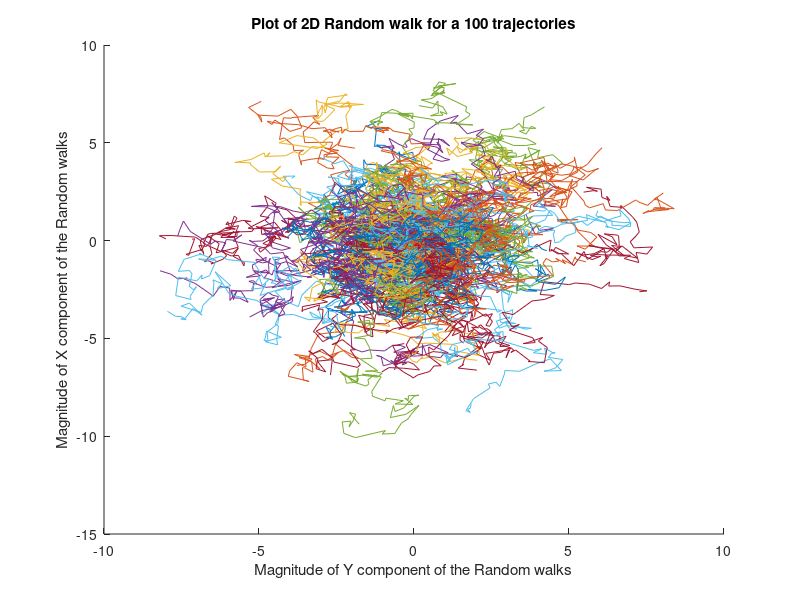
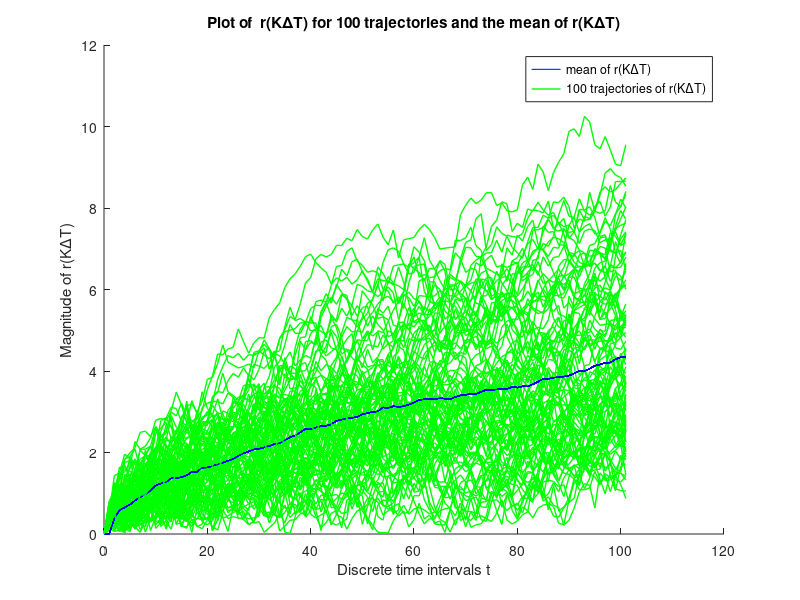

These figures' MATLAB source, in order:
clear all
close all
clc

dt = 0.1;
R_full = [];
R_E = [0];
figure;
% Generate a 100 trajectories of the random walk starting with zero initial conditions 
for i = 1:100
   X = [0];
   Y = [0]; 
   R = [0];
  % Generate a random walk for 100 time steps from 0 to 10seconds
for t = 0:dt:10
    X_update = X(end)+normrnd(0,sqrt(dt));
    Y_update = Y(end)+normrnd(0,sqrt(dt));
    R_update = sqrt(X_update*X_update + Y_update*Y_update);
    X = [X X_update];
    Y = [Y Y_update];    
    R = [R R_update];
end
R_full = [R_full;R];
%Plot each trajectory of the random walk on the same figure
hold on;
plot(X,Y);
ylabel('Magnitude of X component of the Random walks');
xlabel('Magnitude of Y component of the Random walks');
title('Plot of 2D Random walk for a 100 trajectories');
end


%Problem 3 b)
% Calculate the mean of R{KdT} for each time step
R_m = [0];
for i = 1:101
    R_m = [R_m mean(R_full(:,i))];
end
% Plot all the 100 random walks along with the mean of them for each time
% step
t = 0:101;
figure;
for i = 1:100
    hold on
    plot(t,R_m,'b-',t,R_full(i,:),'g-','linewidth',1);
    ylabel('Magnitude of r(K\DeltaT)');
    xlabel('Discrete time intervals t');
    title('Plot of  r(K\DeltaT) for 100 trajectories and the mean of r(K\DeltaT)');
    legend('mean of r(K\DeltaT)', '100 trajectories of r(K\DeltaT)','Location','northeast');
end
